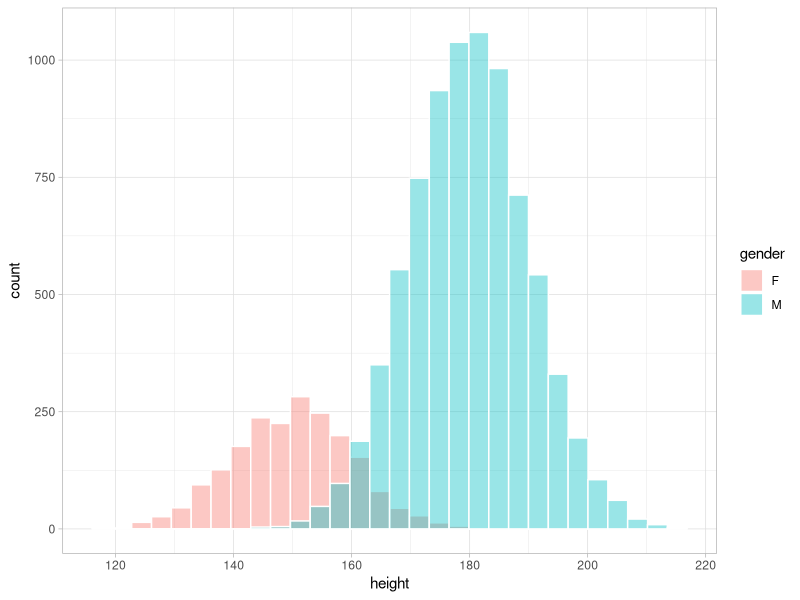
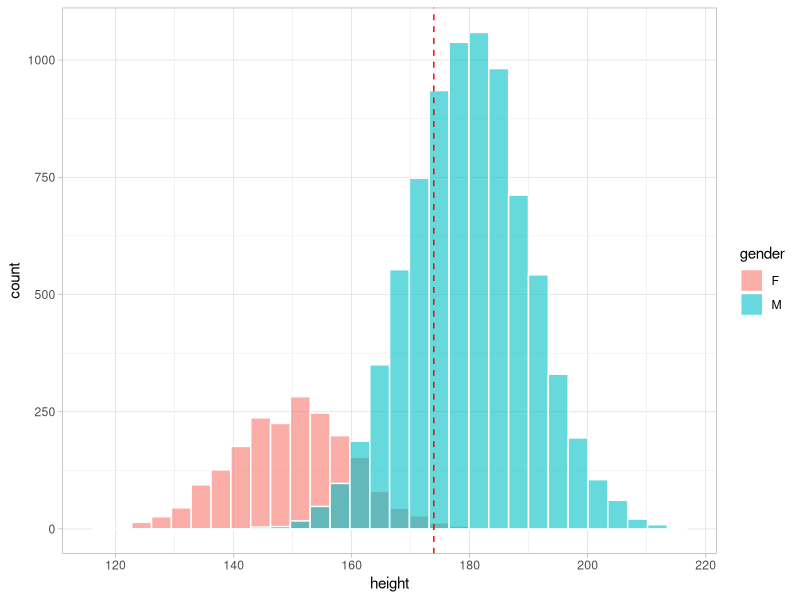
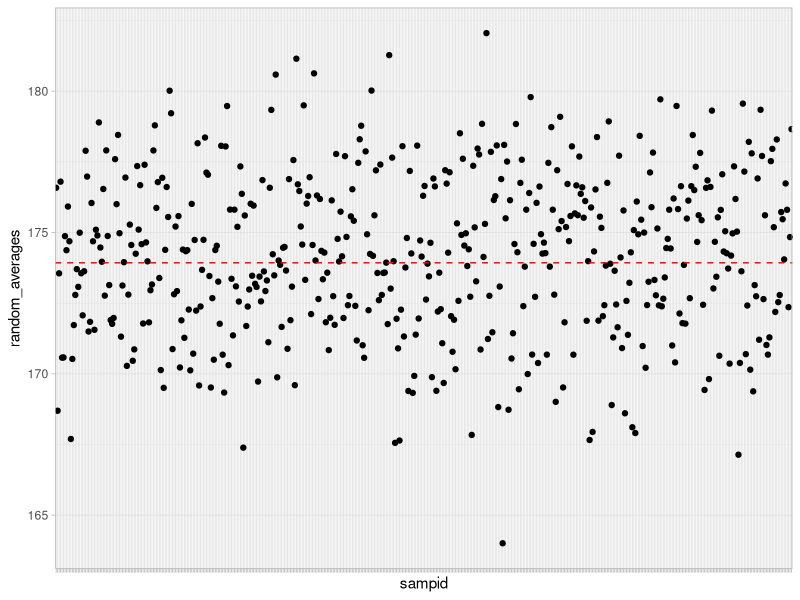
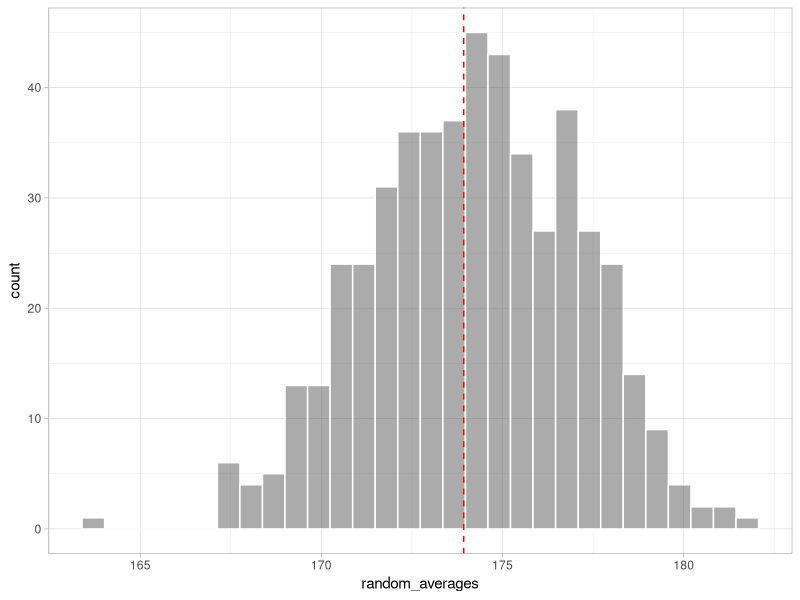
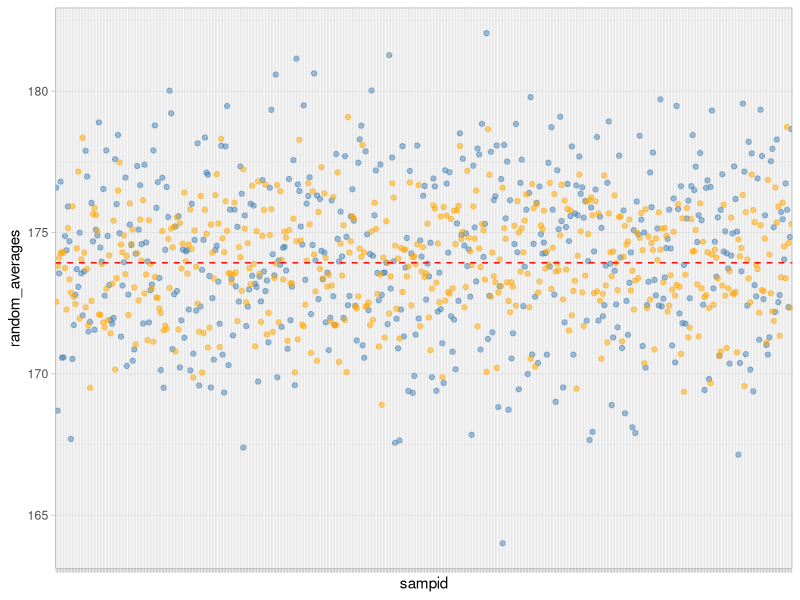
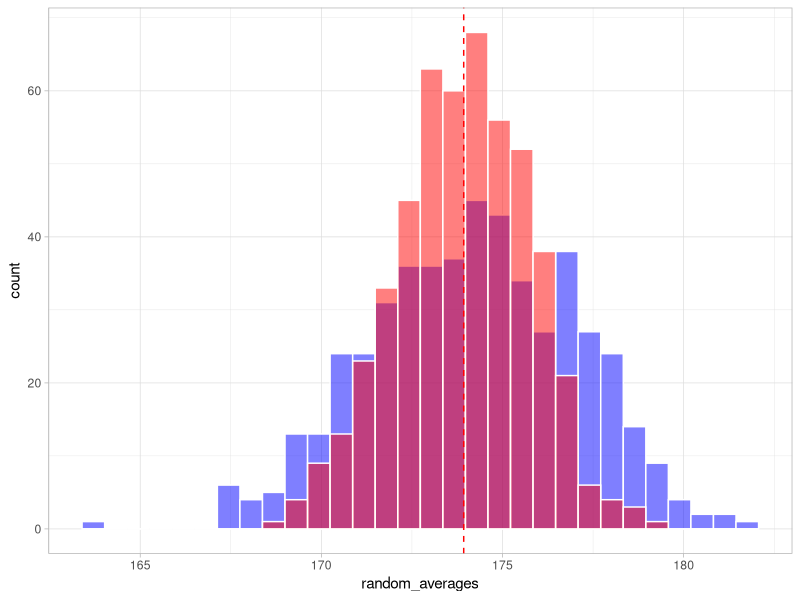
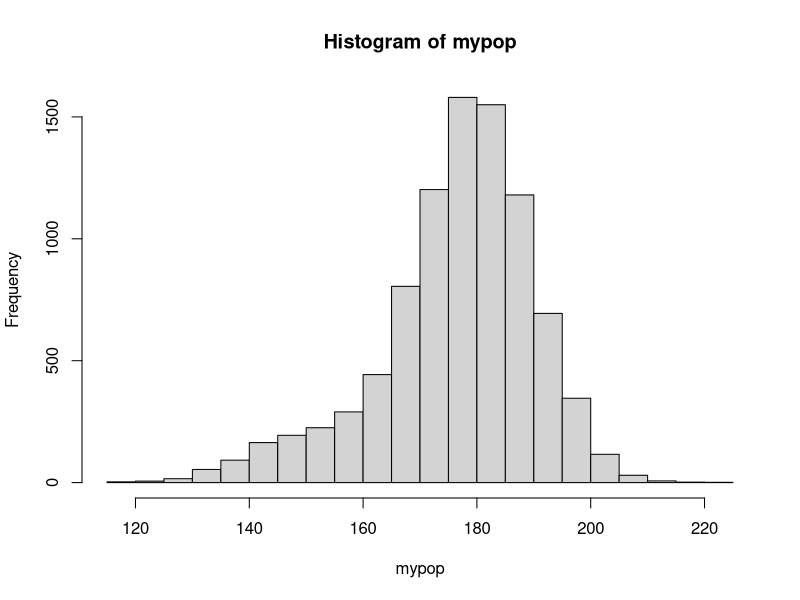
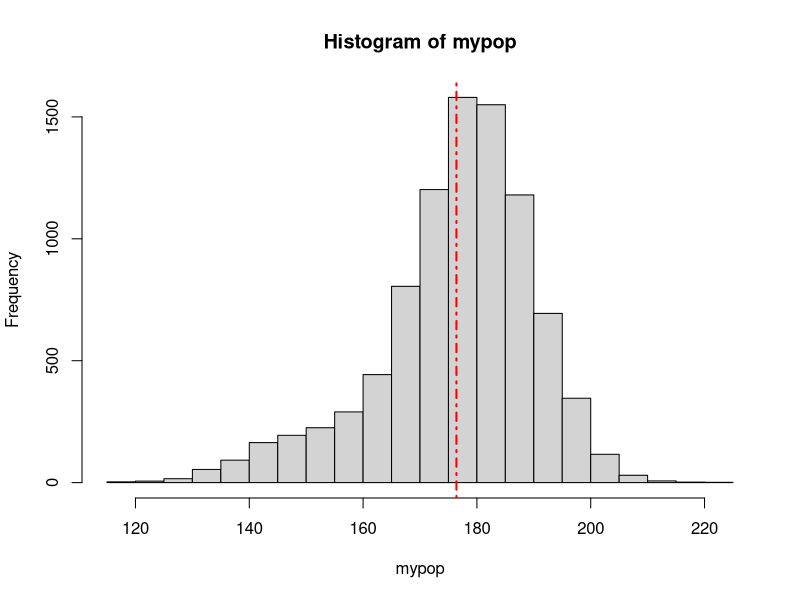

R code for these plots, in order:
## ---- chunk 1
knitr::opts_chunk$set(echo = TRUE, message = FALSE, error = FALSE)
library(tidyverse)
## ---- chunk 2
## separate tibbles
males <- tibble(gender = "M", height = rnorm(8000,180,10))
females <- tibble(gender = "F", height = rnorm(2000,150,10))

## merge everything in a df
mypop <- males %>% 
  bind_rows(females)
## ---- chunk 3
mypop %>% 
  ggplot() + 
  geom_histogram(aes(x = height, fill = gender), col = "white",  alpha = 0.4, position = "identity")  +
  theme_light()
## ---- chunk 4
pop_mu <- mean(mypop$height)
pop_mu
## ---- chunk 5
mypop %>% 
  ggplot() + 
  geom_histogram(aes(x = height, fill = gender), col = "white",  alpha = 0.6, position = "identity") + 
  geom_vline(xintercept = pop_mu, col="red", lty = 2) + 
  theme_light()
## ---- chunk 6
## start creating the tibble container
x <- tibble(sampid = paste0("s",1:500))
head(x)
## ---- chunk 7
## here we do the complete random sampling ...
x <- x %>% 
  mutate(random_samples = map(sampid, ~sample(x = mypop$height,size = 30)))
head(x)
## ---- chunk 8
## now we calculate the averages
x <- x %>% 
  mutate(random_averages = map_dbl(random_samples, ~mean(.x)))
head(x)
## ---- chunk 9
x %>% 
  ggplot() + 
  geom_point(aes(x = sampid, y = random_averages)) + 
  geom_hline(yintercept = pop_mu, col = "red", lty = 2) + 
  theme_light() + 
  theme(axis.text.x = element_blank())
## ---- chunk 10
x %>% 
  ggplot() + 
  geom_histogram(aes(x = random_averages), alpha = 0.5, col = "white") + 
  geom_vline(xintercept = pop_mu, col = "red", lty = 2) + 
  theme_light()
## ---- chunk 11
nsamp <- 30

## here I calculate the fraction
subfractions <- ceiling((table(mypop$gender)/nrow(mypop))*nsamp)

## just to show how much easy to read is the coding with pipes
library(magrittr)

another_subfraction <- mypop$gender %>% 
  table(.) %>% 
  divide_by(nrow(mypop)) %>% 
  multiply_by(nsamp) %>% 
  ceiling(.)

subfractions
## ---- chunk 12
subfractions[1]/subfractions[2]
2000/8000
## ---- chunk 13
## here we do the complete random sampling of the two populations
## and we return a vector with the samples extracted in a stratified way
x <- x %>% 
  mutate(stratified_random_samples = map(sampid, function(n) {
    out_males <- mypop %>% filter(gender == "M") %>% pull(height) %>% sample(.,subfractions["M"])
    out_females <- mypop %>% filter(gender == "F") %>% pull(height) %>% sample(.,subfractions["F"])
    return(c(out_males,out_females))
  }))
head(x)
## ---- chunk 14
## now we calculate the averages
x <- x %>% 
  mutate(stratified_averages = map_dbl(stratified_random_samples, ~mean(.x)))
head(x)
## ---- chunk 15
x %>% 
  ggplot() + 
  geom_point(aes(x = sampid, y = random_averages), col = "steelblue", alpha = 0.5) + 
  geom_point(aes(x = sampid, y = stratified_averages), col = "orange", alpha = 0.5) + 
  geom_hline(yintercept = pop_mu, col = "red", lty = 2) + 
  theme_light() + 
  theme(axis.text.x = element_blank())
## ---- chunk 16
x %>% 
  ggplot() + 
  geom_histogram(aes(x = random_averages), fill = "blue", alpha = 0.5, col = "white") + 
  geom_histogram(aes(x = stratified_averages), fill = "red", alpha = 0.5, col = "white") + 
  geom_vline(xintercept = pop_mu, col = "red", lty = 2) + 
  theme_light()
## ---- chunk 17
## we split data in males and females

mypop_m <- rnorm(8000,180,10)  ## Extracting 8000 numbers from a gaussian population with mean 180 and sd 10
mypop_f <- rnorm(1000,150,10)
## ---- chunk 18
mypop <- c(mypop_m,mypop_f)  ## Concatenating the two vectors


hist(mypop)
## ---- chunk 19
mean(mypop)
## ---- chunk 20
## this plot is made by using "base" R plotting utilities
hist(mypop)
abline(v = mean(mypop), 
       col = "red", 
       lty = 4, ## the type of the line
       lwd = 2)       
## ---- chunk 21
## Example of sampling

pop_mean <-  
  mean(mypop)

pop_mean
## ---- chunk 22
## Set of sizes we will consider
sizes <- c(30,50,100,500)
## ---- chunk 23
sample_size_effect <- tibble(s_size = rep(c(sizes), each = 500)) %>% 
  mutate(m_fraction = length(mypop_m)/(length(mypop))) %>% 
  mutate(f_fraction = 1 - m_fraction) %>% 
  mutate(across(contains("fraction"), function(s) ceiling(s*s_size),.names = "sample_{.col}")) %>% 
  #mutate(across(contains("fraction"),~ ceiling(.x*s_size),.names = "sample_{.col}")) %>% 
  mutate(random_samplings = map(s_size, ~ sample(mypop, size = .x))) %>% 
  mutate(stratified_samplings = map2(sample_m_fraction,sample_f_fraction, function(a,b) c(sample(mypop_m,a), sample(mypop_f,b)))) %>%
  # mutate(stratified_samplings = map2(sample_m_fraction,sample_f_fraction,~ c(sample(mypop_m,.x), sample(mypop_f,.y)))) %>%
  mutate(mean_random = map_dbl(random_samplings,~mean(.x))) %>% 
  mutate(mean_strat = map_dbl(stratified_samplings,~mean(.x)))
  
## ---- chunk 24
sample_size_effect %>% 
  ggplot() + 
  geom_histogram(aes(x = mean_random), 
                 col = "white",    ## color of the border
                 fill = "steelblue",  ## color of the bars
                 alpha = 0.5) +  ## transparency
  geom_histogram(aes(x = mean_strat), col = "white", fill = "orange", alpha = 0.5) + 
  geom_vline(xintercept = pop_mean, lty = 2, col = "red") + 
  facet_wrap(~factor(s_size), scales = "free")
## ---- chunk 25
sample_size_effect %>% 
  group_by(s_size) %>% 
  summarize(sd_random = sd(mean_random),
            sd_strata = sd(mean_strat)) %>% 
  mutate(sdratio = sd_random/sd_strata)
